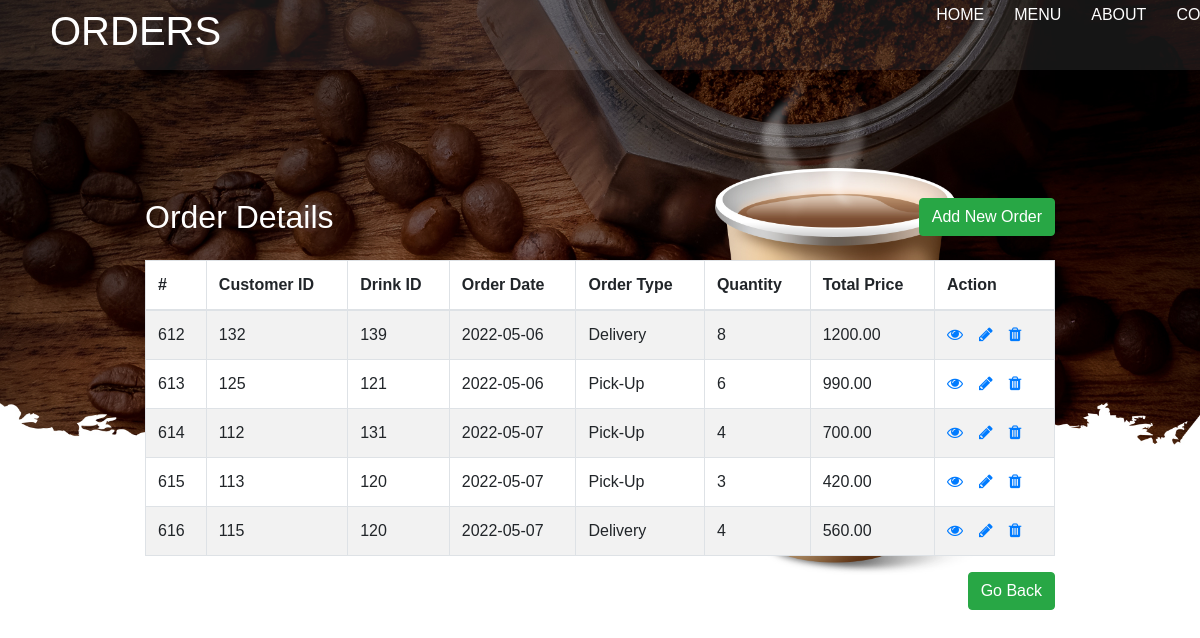
Page /orders.php (signed in) on the committed database.
### tables this page shows
CREATE TABLE `order_line` (
  `ORDER_ID` int(3) NOT NULL,
  `DRINK_ID` int(3) NOT NULL,
  `ORDER_QUANTITY` int(3) DEFAULT NULL,
  `TOTAL_PRICE` decimal(7,2) DEFAULT NULL
);

CREATE TABLE `orders` (
  `ORDER_ID` int(3) NOT NULL,
  `CUSTOMER_ID` int(3) NOT NULL,
  `ORDER_DATE` date DEFAULT NULL,
  `ORDER_TYPE` varchar(20) NOT NULL
);

### orders.php (the view, shortened to what this page needs)
<!DOCTYPE html>
<html lang="en">
<head>
    <link rel="stylesheet" href="https://stackpath.bootstrapcdn.com/bootstrap/4.5.2/css/bootstrap.min.css">
    <link rel="stylesheet" href="https://maxcdn.bootstrapcdn.com/font-awesome/4.7.0/css/font-awesome.min.css">
    <link rel="stylesheet" href="css/navbar.css">
</head>
<body>
    <header class="amen">
<div class="logo"><h1 class="title">Orders</h1></div>
            <ul>
                <li><a href="index.php">Home</a></li>
                <li><a href="menu-guest.php">Menu</a></li>
                <li><a href="about.php">About</a></li>
                <li><a href="contact.php">Contact</a></li>
            </ul>
    </header>
    <div class="wrapper">
        <div class="container-fluid">
            <div class="row">
                <div class="col-md-12">
                    <div class="mt-5 mb-3 clearfix">
                        <h2 class="pull-left">Order Details</h2>
                        <a href="order.php" class="btn btn-success pull-right">Add New Order</a>
                    </div>
                    <?php
                    require_once "config.php";
                    $sql = "SELECT * FROM orders, order_line where orders.order_id = order_line.order_id";
                    if($result = mysqli_query($link, $sql)){
                        if(mysqli_num_rows($result) > 0){
                            echo '<table class="table table-bordered table-striped">';
                                echo "<thead>";
                                    echo "<tr>";
                                        echo "<th>#</th>";
                                        echo "<th>Customer ID</th>";
                                        echo "<th>Drink ID</th>";
                                        echo "<th>Order Date</th>";
                                        echo "<th>Order Type</th>";
                                        echo "<th>Quantity</th>";
                                        echo "<th>Total Price</th>";
                                        echo "<th>Action</th>";
                                    echo "</tr>";
                                echo "</thead>";
                                echo "<tbody>";
                                while($row = mysqli_fetch_array($result)){
                                    echo "<tr>";
                                        echo "<td>" . $row['ORDER_ID'] . "</td>";
                                        echo "<td>" . $row['CUSTOMER_ID'] . "</td>";
                                        echo "<td>" . $row['DRINK_ID'] . "</td>";
                                        echo "<td>" . $row['ORDER_DATE'] . "</td>";
                                        echo "<td>" . $row['ORDER_TYPE'] . "</td>";
                                        echo "<td>" . $row['ORDER_QUANTITY'] . "</td>";
                                        echo "<td>" . $row['TOTAL_PRICE'] . "</td>";
                                        echo "<td>";
                                            echo '<a href="orders-read.php?id='. $row['ORDER_ID'] .'" class="mr-3" title="View Record" data-toggle="tooltip"><span class="fa fa-eye"></span></a>';
                                            echo '<a href="orders-update.php?id='. $row['ORDER_ID'] .'" class="mr-3" title="Update Record" data-toggle="tooltip"><span class="fa fa-pencil"></span></a>';
                                            echo '<a href="orders-delete.php?id='. $row['ORDER_ID'] .'" title="Delete Record" data-toggle="tooltip"><span class="fa fa-trash"></span></a>';
                                        echo "</td>";
                                    echo "</tr>";
                                }
                                echo "</tbody>";
                            echo "</table>";
                        } else{
                            echo '<div class="alert alert-danger"><em>No records were found.</em></div>';
                        }
                    } else{
                        echo "Oops! Something went wrong. Please try again later.";
                    }
                    ?>
                    <a href="index.php" class="btn btn-success pull-right">Go Back </a>
                </div>
            </div>
        </div>
    </div>
</body>
</html>

### css/navbar.css (style rules this page uses)
* { margin: 0; padding: 0; box-sizing: border-box; font-family: Arial; }
header { width:100%; height: 70px; display: flex; align-items: center; position: fixed; background: rgba(255, 255, 255, 0.081); }
header .logo { flex: 1; color:rgb(255, 255, 255); margin-left: 50px; text-transform: uppercase; font-size: 15px; }
header ul { flex:2; display: flex; margin-left: 700px; }
header ul li { list-style: none; }
header ul li a { text-decoration: none; color:rgb(255, 255, 255); font-weight: 250; text-transform: uppercase; padding: 10px 15px; }

### rows in the picture
order_line: ORDER_ID "612", ORDER_ID.CUSTOMER_ID "132", DRINK_ID "139", ORDER_ID.ORDER_DATE "2022-05-06", ORDER_ID.ORDER_TYPE "Delivery", ORDER_QUANTITY "8", TOTAL_PRICE "1200.00"
order_line: ORDER_ID "613", ORDER_ID.CUSTOMER_ID "125", DRINK_ID "121", ORDER_ID.ORDER_DATE "2022-05-06", ORDER_ID.ORDER_TYPE "Pick-Up", ORDER_QUANTITY "6", TOTAL_PRICE "990.00"
order_line: ORDER_ID "614", ORDER_ID.CUSTOMER_ID "112", DRINK_ID "131", ORDER_ID.ORDER_DATE "2022-05-07", ORDER_ID.ORDER_TYPE "Pick-Up", ORDER_QUANTITY "4", TOTAL_PRICE "700.00"
order_line: ORDER_ID "615", ORDER_ID.CUSTOMER_ID "113", DRINK_ID "120", ORDER_ID.ORDER_DATE "2022-05-07", ORDER_ID.ORDER_TYPE "Pick-Up", ORDER_QUANTITY "3", TOTAL_PRICE "420.00"
order_line: ORDER_ID "616", ORDER_ID.CUSTOMER_ID "115", DRINK_ID "120", ORDER_ID.ORDER_DATE "2022-05-07", ORDER_ID.ORDER_TYPE "Delivery", ORDER_QUANTITY "4", TOTAL_PRICE "560.00"
